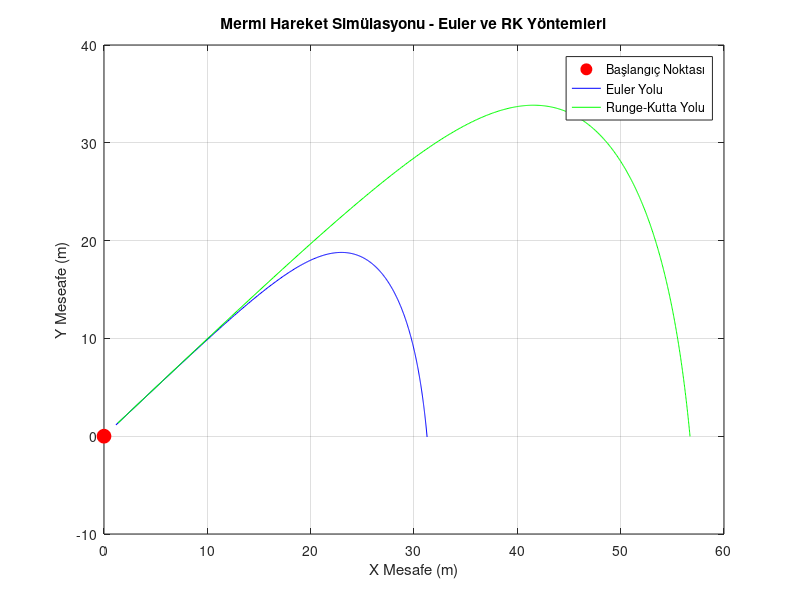

Reproduce this figure in MATLAB.
%Başlangıç koşulları
v0 = 200; %başlangıç hızı (m/s)
theta = 45; %Atış açısı
x0=0; %Başlangıç konumu x için (m)
y0=0; %Başlangıç konumu y için (m)
g = 9.81; % yerçekimi ivmesi (m^2/s)
rho = 1.225; % Hava yoğunluğu (kg/m^3)
Cd = 0.3; %Sürtünme katsayısı
A= 0.05; %Mermi kesit alanı (m^2)
m = 0.1; %Mermi kütlesi (kg)
dt = 0.01; % zaman adımı/adım aralığı (s)
t_max = 100; %Maksimum simülasyon süresi(s)

%Euler yöntemi
theta_rad = deg2rad(theta);
vx0_euler = v0*cos(theta_rad); %başlangıç x hızı (m/s)
vy0_euler = v0*sin(theta_rad); %başlangıç y hızı (m/s)

x_euler = x0;
y_euler = y0;

vx_euler = vx0_euler;
vy_euler = vy0_euler;
t_euler = 0;
x_values_euler = [];
y_values_euler = [];
while y_euler >=0 && t_euler <=t_max
    v = sqrt(vx_euler^2 + vy_euler^2);
    ax = -0.5*rho*Cd*A*v*vx_euler/m;
    ay = -g -0.5*rho*Cd*A*v*vy_euler/m;
    vx_euler = vx_euler + ax*dt;
    vy_euler = vy_euler + ay*dt;

    x_euler = x_euler + vx_euler*dt;
    y_euler = y_euler + vy_euler*dt;
    t_euler = t_euler + dt;

    %sonuçları kaydetmek için
    x_values_euler = [x_values_euler,x_euler];
    y_values_euler = [y_values_euler,y_euler];
end
%Runge-Kutta yöntemi ile hesaplama
vx0_rk = v0* cos(theta_rad); %başlangıç x hızı
vy0_rk = v0 * sin(theta_rad);

x_rk = x0;
y_rk = y0;

vx_rk = vx0_rk;
vy_rk = vy0_rk;

t_rk = 0;
x_values_rk = [];
y_values_rk = [];

while y_rk >=0 && t_rk <=t_max
    %K1
    v = sqrt(vx_rk^2+vy_rk^2);
    ax = -0.5*rho*Cd*A*v*vx_rk/m;
    ay = -g -0.5*rho*Cd*A*v*vy_rk/m;

    k1x =vx_rk;
    k1y =vy_rk;
    k1vx = ax;
    k1vy = ay;
    %ax = -0.5*rho*Cd*A*v*(vx_rk + 0.5*dt*k1vx)/m;
    %K2
    v = sqrt((vx_rk + 0.5*dt*k1vx)^2 + (vy_rk + 0.5*dt*k1vy)^2);
    ax = -0.5*rho*Cd*A*v*(vx_rk + 0.5*dt*k1vx)/m;
    ay = -g -0.5*rho*Cd*A*v*(vy_rk + 0.5*dt*k1vy)/m;

    k2x = vx_rk + 0.5*dt*k1vx;
    k2y = vy_rk + 0.5*dt*k1vy;

    k2vx = ax;
    k2vy = ay;

    %K3
    v = sqrt((vx_rk + 0.5*dt*k2vx)^2 + (vy_rk + 0.5*dt*k2vy)^2);
    ax = -0.5*rho*Cd*A*v*(vx_rk + 0.5*dt*k2vx);
    ay = -g -0.5*rho*Cd*A*v*(vy_rk + 0.5*dt*k2vy);

    k3x = vx_rk + 0.5*dt*k2vx;
    k3y = vy_rk + 0.5*dt*k2vy;

    k3vx = ax;
    k3vy = ay;
    %K4
    v = sqrt((vx_rk + 0.5*dt*k3vx)^2 + (vy_rk + 0.5*dt*k3vy)^2);
    ax = -0.5*rho*Cd*A*v*(vx_rk + 0.5*dt*k3vx);
    ay = -g -0.5*rho*Cd*A*v*(vy_rk + 0.5*dt*k3vy);

    k4x = vx_rk + 0.5*dt*k3vx;
    k4y = vy_rk + 0.5*dt*k3vy;

    k4vx = ax;
    k4vy = ay;

    %yeni değerler hesaplanır
    x_rk = x_rk + (dt/6)*(k1x + 2*k2x + 2*k3x +k4x);
    y_rk = y_rk + (dt/6)*(k1y + 2*k2y + 2*k3y +k4y);

    vx_rk = vx_rk + (dt/6)*(k1vx + 2*k2vx + 2*k3vx +k4vx);
    vy_rk = vy_rk + (dt/6)*(k1vy + 2*k2vy + 2*k3vy +k4vy);

    t_rk = t_rk + dt;

    x_values_rk = [x_values_rk,x_rk];
    y_values_rk = [y_values_rk,y_rk];
end

%Grafikler
figure;
plot(x0,y0,'ro','MarkerSize',10,'MarkerFaceColor','r');hold on;
plot(x_values_euler,y_values_euler,'b-','DisplayName','Euler Yöntemi');
plot(x_values_rk,y_values_rk,'g-','DisplayName','Runge-Kutta Yöntemi');
xlabel('X Mesafe (m)');
ylabel('Y Meseafe (m)');

title('Mermi Hareket Simülasyonu - Euler ve RK Yöntemleri');
legend('Başlangıç Noktası','Euler Yolu','Runge-Kutta Yolu');
grid on;

fprintf('Maksimum X Mesafesi: %.2f m\n',max(x_values_euler));
fprintf('Maksimum Y Mesafesi: %.2f m\n',max(y_values_euler));
fprintf('\n');
fprintf('Runge-Kutta Yöntemi Sonuçları: \n');
fprintf('Maksimum X Mesafesi: %.2f m\n',max(x_values_rk));
fprintf('Maksimum Y Mesafesi:%.2f m\n',max(y_values_rk));

